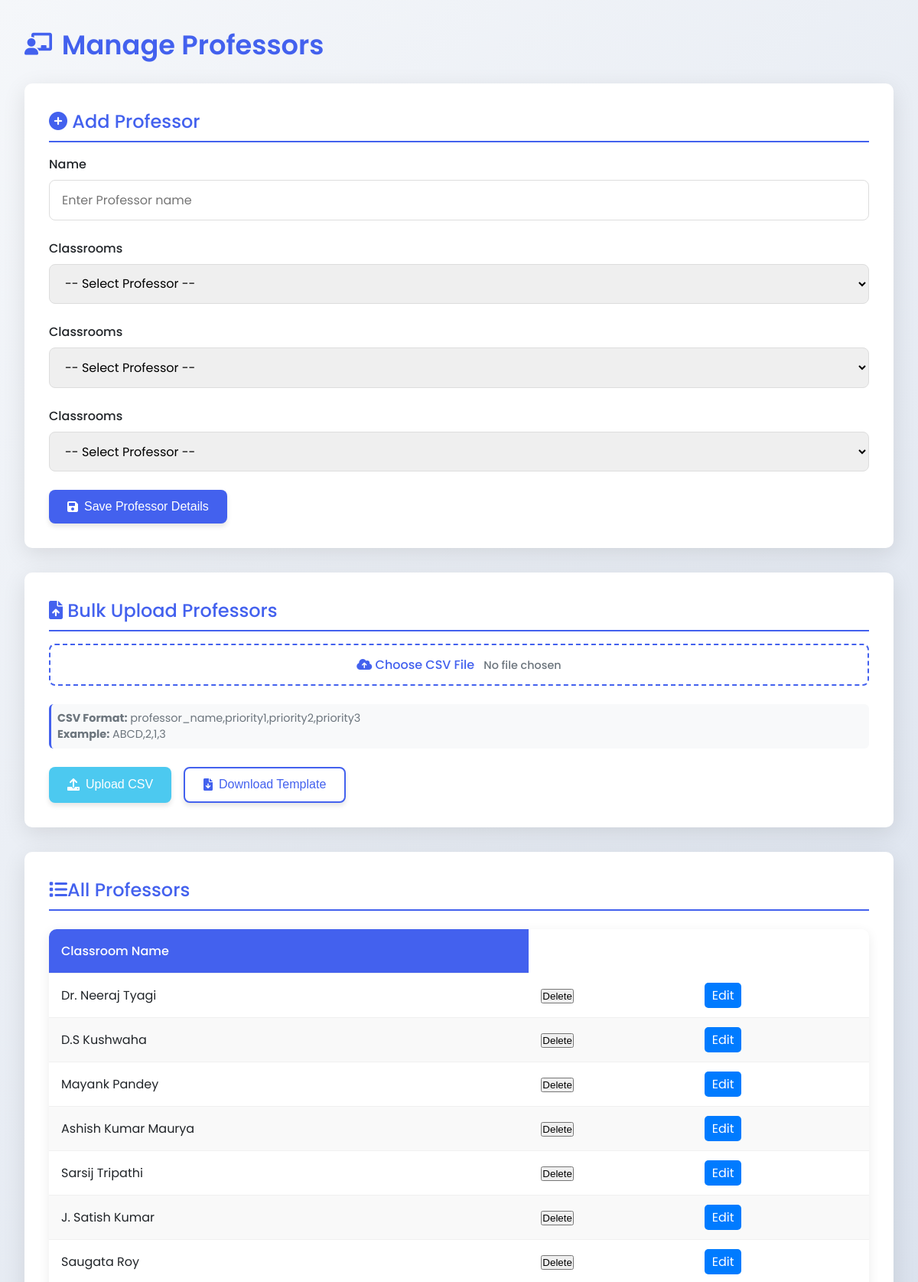
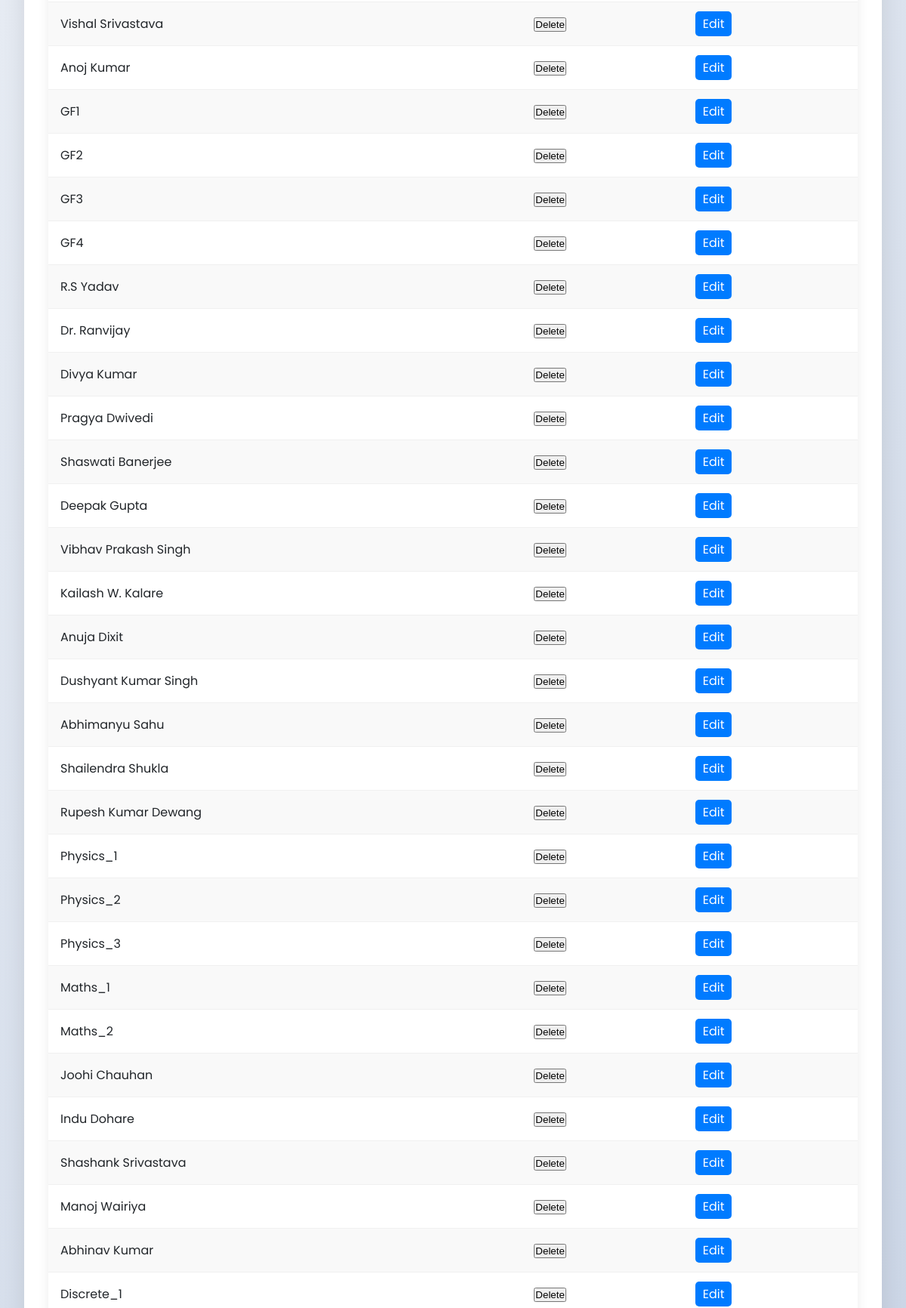
The app's page /professors/1 (upper part) with its own data (2 pictures, top to bottom).
### app.py (models this page shows)
class Professor(db.Model):
    id = db.Column(db.Integer, primary_key=True)
    name = db.Column(db.String(100), nullable=False, unique=True)
    department_id = db.Column(db.Integer, db.ForeignKey('department.id'), nullable=False)
    department = db.relationship('Department', backref=db.backref('professors', lazy=True))
    priority_classroom_1 = db.Column(db.Integer, db.ForeignKey('building.id'),default=-1, nullable=True)
    priority_classroom_2 = db.Column(db.Integer, db.ForeignKey('building.id'),default=-1, nullable=True)
    priority_classroom_3 = db.Column(db.Integer, db.ForeignKey('building.id'),default=-1, nullable=True)

### app.py (the view, shortened to what this page needs)
@app.route('/professors/<int:department_id>',methods=['GET','POST'])
def manage_professors(department_id):
    departments=Department.query.all()
    classrooms = Building.query.all()
    professors = Professor.query.filter_by(department_id=department_id).all()
    return render_template('professors.html', professors=professors, classrooms=classrooms,departments=departments,department_id=department_id)

### templates/professors.html (shortened to what this page needs)
<!DOCTYPE html>
<html lang="en">
<head>
    <link rel="stylesheet" href="https://cdnjs.cloudflare.com/ajax/libs/font-awesome/6.0.0-beta3/css/all.min.css">
</head>
<body>
    <div class="container">
        <h1><i class="fas fa-chalkboard-teacher"></i> Manage Professors</h1>
        <div class="card">
            <h2><i class="fas fa-plus-circle"></i> Add Professor</h2>
            <form method="POST" enctype="multipart/form-data">
                <div class="form-group">
                    <label for="professor_name">Name</label>
                    <input type="text" id="professor_name" name="name" placeholder="Enter Professor name" required>
                </div>
                 <div class="form-group">
                    <label>Classrooms</label>
                    <select name="professor_id1" >
                        <option value="">-- Select Professor --</option>
                    </select>
                </div>
                <div class="form-group">
                    <label>Classrooms</label>
                    <select name="professor_id2" >
                        <option value="">-- Select Professor --</option>
                    </select>
                </div>
                <div class="form-group">
                    <label>Classrooms</label>
                    <select name="professor_id3" >
                        <option value="">-- Select Professor --</option>
                    </select>
                </div>
                <div class="btn-group">
                    <button type="submit" class="btn btn-primary">
                        <i class="fas fa-save"></i> Save Professor Details
                    </button>
                </div>
            </form>
        </div>
        <div class="card">
            <h2><i class="fas fa-file-upload"></i> Bulk Upload Professors</h2>
            <form method="POST" enctype="multipart/form-data">
                <div class="form-group">
                    <label for="file-upload" class="file-label">
                        <i class="fas fa-cloud-upload-alt"></i> Choose CSV File
                        <span id="file-chosen" class="file-name">No file chosen</span>
                    </label>
                    <div class="instructions">
                        <p><strong>CSV Format:</strong> professor_name,priority1,priority2,priority3</p>
                        <p><strong>Example:</strong> ABCD,2,1,3</p>
                    </div>
                </div>
                <div class="btn-group">
                    <button type="submit" name="upload" value="file" class="btn btn-success">
                        <i class="fas fa-upload"></i> Upload CSV
                    </button>
                    <button type="button" onclick="downloadTemplate()" class="btn btn-secondary">
                        <i class="fas fa-file-download"></i> Download Template
                    </button>
                </div>
            </form>
        </div>
        <div class="card">
            <h2><i class="fas fa-list"></i>All Professors</h2>
            {% if professors %}
            <table>
                <thead>
                    <tr>
                        <th>Classroom Name</th>
                    </tr>
                </thead>
                <tbody>
                    {% for professor in professors %}
                    <tr>
                        <td>{{ professor.name }}</td>
                        <td>
                            <a href="{{ url_for('confirm_delete_professor', id=professor.id, department_id=department_id) }}">
                                <button type="button">Delete</button>
                            </a>
                        </td>
                        <td>
                            <a href="{{ url_for('edit_professor', id=professor.id,department_id=department_id) }}"
                                style="background:#007bff; color:white; padding:5px 10px; border-radius:5px; text-decoration:none;">
                                Edit
                                </a>
                        </td>
                    </tr>
                    {% endfor %}
                </tbody>
            </table>
            {% else %}
            <div style="text-align: center; padding: 2rem; color: var(--gray);">
                <i class="fas fa-chalkboard" style="font-size: 2rem; margin-bottom: 1rem;"></i>
                <p>No classrooms have been added yet. Add your first classroom above.</p>
            </div>
            {% endif %}
        </div>
    </div>
</body>
</html>

### templates/professors.html (style rules this page uses)
:root { --primary: #4361ee; --primary-dark: #3a56d4; --secondary: #3f37c9; --light: #f8f9fa; --dark: #212529; --success: #4cc9f0; --danger: #f72585; --warning: #f8961e; --gray: #6c757d; }
* { margin: 0; padding: 0; box-sizing: border-box; }
body { font-family: 'Poppins', sans-serif; background: linear-gradient(135deg, #f5f7fa 0%, #c3cfe2 100%); min-height: 100vh; color: var(--dark); padding: 2rem; }
.container { max-width: 1200px; margin: 0 auto; }
h1 { font-size: 2.2rem; font-weight: 600; color: var(--primary); margin-bottom: 1.5rem; display: flex; align-items: center; gap: 0.8rem; }
h1 i { font-size: 1.8rem; }
h2 { font-size: 1.5rem; font-weight: 500; color: var(--primary); margin-bottom: 1rem; padding-bottom: 0.5rem; border-bottom: 2px solid var(--primary); }
.card { background-color: white; border-radius: 10px; padding: 2rem; box-shadow: 0 8px 30px rgba(0, 0, 0, 0.1); margin-bottom: 2rem; }
.form-group { margin-bottom: 1.5rem; }
label { display: block; margin-bottom: 0.5rem; font-weight: 500; color: var(--dark); }
input, select { width: 100%; padding: 0.8rem 1rem; border: 1px solid #ddd; border-radius: 8px; font-family: 'Poppins', sans-serif; font-size: 1rem; transition: all 0.3s ease; }
.btn { display: inline-flex; align-items: center; justify-content: center; padding: 0.8rem 1.5rem; border-radius: 8px; font-weight: 500; text-decoration: none; transition: all 0.3s ease; box-shadow: 0 4px 6px rgba(0, 0, 0, 0.1); border: none; cursor: pointer; font-size: 1rem; gap: 0.5rem; }
.btn-primary { background-color: var(--primary); color: white; }
.btn-secondary { background-color: white; color: var(--primary); border: 2px solid var(--primary); }
.btn-success { background-color: var(--success); color: white; }
.btn-group { display: flex; gap: 1rem; margin-top: 1rem; }
table { width: 100%; border-collapse: collapse; margin: 1.5rem 0; background-color: white; border-radius: 10px; overflow: hidden; box-shadow: 0 4px 15px rgba(0, 0, 0, 0.08); }
th, td { padding: 1rem; text-align: left; border-bottom: 1px solid #f0f0f0; }
th { background-color: var(--primary); color: white; font-weight: 500; }
tr:nth-child(even) { background-color: #f9f9f9; }
.instructions { font-size: 0.9rem; color: var(--gray); margin: 0.5rem 0; padding: 0.5rem; background-color: #f8f9fa; border-radius: 6px; border-left: 3px solid var(--primary); }
.file-label { display: inline-block; padding: 0.8rem 1.5rem; background-color: white; color: var(--primary); border: 2px dashed var(--primary); border-radius: 8px; cursor: pointer; transition: all 0.3s ease; text-align: center; margin-bottom: 1rem; width: 100%; }
.file-name { margin-left: 0.5rem; font-size: 0.9rem; color: var(--gray); }

### records on screen
Professor: name "Dr. Neeraj Tyagi"
Professor: name "D.S Kushwaha"
Professor: name "Mayank Pandey"
Professor: name "Ashish Kumar Maurya"
Professor: name "Sarsij Tripathi"
Professor: name "J. Satish Kumar"
Professor: name "Saugata Roy"
Professor: name "Vishal Srivastava"
Professor: name "Anoj Kumar"
Professor: name "GF1"
Professor: name "GF2"
Professor: name "GF3"
Professor: name "GF4"
Professor: name "R.S Yadav"
Professor: name "Dr. Ranvijay"
Professor: name "Divya Kumar"
Professor: name "Pragya Dwivedi"
Professor: name "Shaswati Banerjee"
Professor: name "Deepak Gupta"
Professor: name "Vibhav Prakash Singh"
Professor: name "Kailash W. Kalare"
Professor: name "Anuja Dixit"
Professor: name "Dushyant Kumar Singh"
Professor: name "Abhimanyu Sahu"
Professor: name "Shailendra Shukla"
Professor: name "Rupesh Kumar Dewang"
Professor: name "Physics_1"
Professor: name "Physics_2"
Professor: name "Physics_3"
Professor: name "Maths_1"
Professor: name "Maths_2"
Professor: name "Joohi Chauhan"
Professor: name "Indu Dohare"
Professor: name "Shashank Srivastava"
Professor: name "Manoj Wairiya"
Professor: name "Abhinav Kumar"
Professor: name "Discrete_1"
